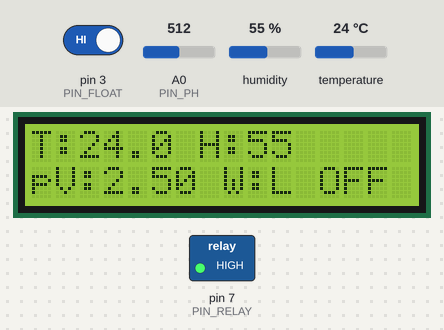
The sketch below on a simulated Arduino Uno, built with avr-gcc and run on an emulated ATmega328P. Shown: 16×2 character LCD, switched loads named in the sketch (green lamp = pin HIGH). Inputs (shaded band) come from the test bench; at power-on: pin 3 (PIN_FLOAT) HIGH, humidity 55 %, A0 (PIN_PH) = 512, temperature 24 °C. EEPROM starts erased; the modem accepts every AT command (registered, SIM ready, sends succeed) and sends nothing else; what the sketch prints to the serial monitor is not drawn.

Above: at 9.5 s.
9.6 s: pin 3 (PIN_FLOAT) driven LOW
At 14.1 s:
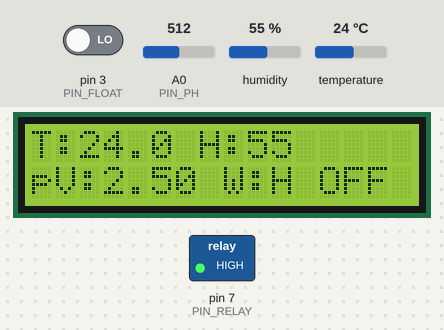
14.4 s: humidity set to 22 %
At 17.4 s:
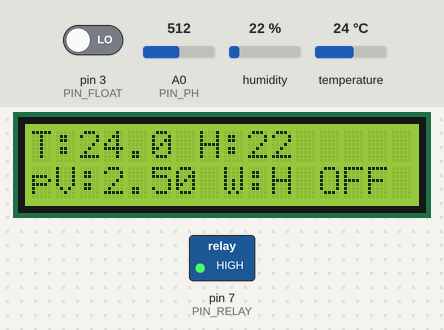
18.4 s: A0 (PIN_PH) set to 716
At 19.9 s:
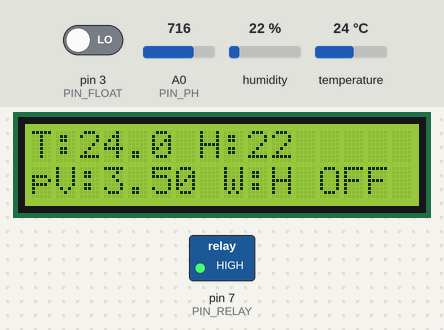
20.4 s: temperature set to 12 °C
At 24.1 s:
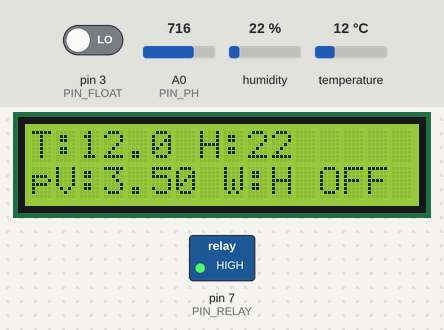
24.4 s: A0 (PIN_PH) set to 900
At 27.5 s:
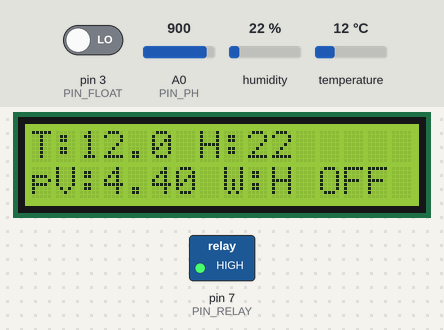
28.4 s: pin 3 (PIN_FLOAT) driven HIGH
At 29.9 s:
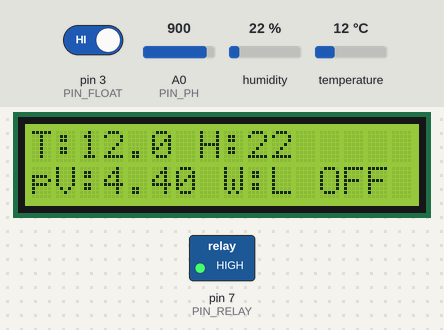
Timing chart, 0 to 31.4 s (numbered marks = the images above; inputs shaded):
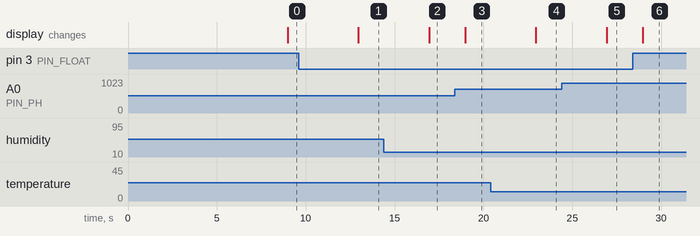

The sketch:

HydroGrow_One_Sketch.ino
```cpp
/* HydroGrow Uno + ESP-01 AT firmware -> LAN gateway -> Supabase/GitHub Pages.
   ONE firmware sketch: Upload this file to ARDUINO UNO only. ESP-01 keeps AT firmware.
   Gateway on PC terminates HTTPS to Supabase. LAN link is plain HTTP: trusted LAN ONLY.
   Do not use port forwarding or expose gateway to the internet.
   Physical pump is DISABLED by default pending water-level and relay verification.

   HydroGrow Arduino Uno + ESP-01 AT firmware LAN prototype.
   Tested logically; hardware-specific pins, UART speed, relay polarity and float
   polarity MUST be verified before enabling the pump.
   Required libraries: DHT (Adafruit), Adafruit Unified Sensor, RTClib,
   LiquidCrystal_I2C with lcd.init().
*/
#include <Wire.h>
#include <SoftwareSerial.h>
#include <EEPROM.h>
#include <DHT.h>
#include <RTClib.h>
#include <LiquidCrystal_I2C.h>
#include <math.h>

// CHANGE THESE FOUR SETTINGS. PC_SERVER must be your COMPUTER's IPv4 on LAN.
const char WIFI_SSID[] = "YOUR_2_4GHZ_WIFI";
const char WIFI_PASS[] = "YOUR_WIFI_PASSWORD";
const char PC_SERVER[] = "192.168.1.52"; // change if PC IP changes
const char API_KEY[] = "CHANGE_ME_TO_LONG_RANDOM_KEY";
const uint16_t SERVER_PORT = 8081; // local HTTPS-forwarding gateway (not old dashboard)

const byte PIN_DHT = 2, PIN_FLOAT = 3, PIN_RELAY = 7, PIN_PH = A0;
const bool RELAY_ACTIVE_LOW = true;
// With INPUT_PULLUP, determine this from real tests of float position.
// Set to HIGH if HIGH means sufficient water, else LOW.
const int FLOAT_WATER_HIGH_LEVEL = LOW;
const bool ENABLE_PUMP_CONTROL = false; // FIRST VERIFY FLOAT, RELAY AND LOW-VOLTAGE LOAD
const bool ENABLE_AUTO_SCHEDULE = false; // test thoroughly before true
const byte SCHEDULE_1_HOUR = 8, SCHEDULE_1_MINUTE = 0;
const byte SCHEDULE_2_HOUR = 17, SCHEDULE_2_MINUTE = 0;
const unsigned long PUMP_DURATION_MS = 20000UL;
const unsigned long MAX_PUMP_RUNTIME_MS = 30000UL;
const unsigned long POLL_INTERVAL_MS = 12000UL;
const unsigned long SENSOR_INTERVAL_MS = 2500UL;
const unsigned long WIFI_RETRY_INTERVAL_MS = 30000UL;

// Do not infer water pH from a single buffer. Two-point calibration required.
const bool PH_CALIBRATED = false;
const float PH_SLOPE = -5.7f; // PLACEHOLDER, ignored until calibrated
const float PH_INTERCEPT = 21.3f; // PLACEHOLDER, ignored until calibrated

SoftwareSerial esp(10, 11); // RX, TX. Arduino D11 -> logic shifter -> ESP RX
DHT dht(PIN_DHT, DHT11);
RTC_DS3231 rtc;
LiquidCrystal_I2C lcd(0x27, 16, 2);
bool rtcOk=false, wifiOk=false, pumpOn=false, manualMode=false;
float temperature=NAN, humidity=NAN, phVolts=0, phValue=NAN;
int levelRaw=HIGH;
unsigned long lastSensor=0, lastPoll=0, lastWifiTry=0, pumpStarted=0;
unsigned long lastDisplay=0;
long lastCommandSequence=-1;
unsigned long ackId=0;
const char* ackStatus="none";
// Stores most recently executed daily schedule in EEPROM to prevent duplicate
// dosing/watering after restart. Two cells: date integer YYYYMMDD.
struct DailyMemory { uint32_t marker; uint32_t date1; uint32_t date2; };
DailyMemory memoryData;
const uint32_t EEPROM_MARKER=0x48594452UL;

void drivePump(bool enabled) {
  digitalWrite(PIN_RELAY, enabled ? (RELAY_ACTIVE_LOW ? LOW : HIGH) : (RELAY_ACTIVE_LOW ? HIGH : LOW));
  pumpOn=enabled;
  if(enabled) pumpStarted=millis();
}
bool waterHigh() { return levelRaw == FLOAT_WATER_HIGH_LEVEL; }
void readSensors() {
  temperature=dht.readTemperature();
  humidity=dht.readHumidity();
  long raw=0;
  for(byte i=0;i<10;i++) raw += analogRead(PIN_PH);
  phVolts=(raw/10.0f)*5.0f/1023.0f;
  phValue=PH_CALIBRATED ? (PH_SLOPE*phVolts+PH_INTERCEPT) : NAN;
  levelRaw=digitalRead(PIN_FLOAT);
  if (!waterHigh() && pumpOn) { drivePump(false); Serial.println(F("SAFETY: LOW WATER -> PUMP OFF")); }
}
void printSensor() {
  Serial.print(F("T=")); Serial.print(temperature);
  Serial.print(F(" H=")); Serial.print(humidity);
  Serial.print(F(" pH_V=")); Serial.print(phVolts,3);
  Serial.print(F(" water=")); Serial.print(waterHigh()?F("HIGH"):F("LOW"));
  Serial.print(F(" pump=")); Serial.println(pumpOn?F("ON"):F("OFF"));
}
void updateLCD() {
  lcd.setCursor(0,0);
  lcd.print(F("T:")); if(isnan(temperature)) lcd.print(F("ERR ")); else {lcd.print(temperature,1);lcd.print(F(" "));}
  lcd.print(F("H:")); if(isnan(humidity)) lcd.print(F("ERR")); else lcd.print(humidity,0);
  lcd.print(F("    "));
  lcd.setCursor(0,1);
  lcd.print(F("pV:")); lcd.print(phVolts,2);
  lcd.print(waterHigh()?F(" W:H"):F(" W:L"));
  lcd.print(pumpOn?F(" ON "):F(" OFF"));
}
void receiveDrain() { while(esp.available()) esp.read(); }
bool waitToken(const char *needle, unsigned long timeout) {
  const byte n=strlen(needle); byte matched=0;
  unsigned long start=millis();
  while(millis()-start<timeout) {
    while(esp.available()) {
      char c=esp.read();
      if(c==needle[matched]) { matched++; if(matched==n) return true; }
      else matched=(c==needle[0])?1:0;
    }
  }
  return false;
}
bool at(const __FlashStringHelper *command, const char* expect, unsigned long timeout) {
  receiveDrain(); esp.println(command); return waitToken(expect,timeout);
}
bool connectWifi() {
  Serial.println(F("ESP-01 checking AT firmware..."));
  if(!at(F("AT"),"OK",1500)) { Serial.println(F("AT no response. Check 9600 baud, supply, TX/RX."));return false; }
  at(F("ATE0"),"OK",1500);
  if(!at(F("AT+CWMODE=1"),"OK",2000)) return false;
  if(!at(F("AT+CIPMUX=0"),"OK",2000)) return false;
  receiveDrain();
  esp.print(F("AT+CWJAP=\""));esp.print(WIFI_SSID);esp.print(F("\",\""));esp.print(WIFI_PASS);esp.println(F("\""));
  if(!waitToken("OK",18000)) {Serial.println(F("Wi-Fi join failed"));return false;}
  Serial.println(F("ESP-01 joined Wi-Fi")); return true;
}
// HTTP GET over ESP-AT TCP. Verify HTTP status before accepting payload.
// The outgoing request is streamed to save Arduino Uno SRAM.
bool httpGet(const char* path, char* out, byte maxLen) {
  if(maxLen == 0) return false;
  out[0]='\0';
  receiveDrain();
  Serial.println(F("HTTP: opening TCP..."));
  esp.print(F("AT+CIPSTART=\"TCP\",\"")); esp.print(PC_SERVER);
  esp.print(F("\",")); esp.println(SERVER_PORT);
  // CIPSTART generally returns both CONNECT and OK. Consume through OK.
  if (!waitToken("OK", 6500)) {
    Serial.println(F("HTTP ERROR: TCP connect failed"));
    esp.println(F("AT+CIPCLOSE"));
    return false;
  }
  receiveDrain();
  // Length is exact; the longest telemetry URL would overflow the old 215-byte buffer.
  const char* prefix="GET ";
  const char* middle=" HTTP/1.0\r\nHost: ";
  const char* suffix="\r\nConnection: close\r\n\r\n";
  unsigned int reqLen=strlen(prefix)+strlen(path)+strlen(middle)+strlen(PC_SERVER)+strlen(suffix);
  esp.print(F("AT+CIPSEND=")); esp.println(reqLen);
  if(!waitToken(">", 3500)) {
    Serial.println(F("HTTP ERROR: no CIPSEND prompt"));
    esp.println(F("AT+CIPCLOSE"));
    return false;
  }
  esp.print(prefix); esp.print(path); esp.print(middle);
  esp.print(PC_SERVER); esp.print(suffix);

  // ESP-AT wraps the HTTP response in +IPD,...; parse the HTTP status and body.
  const char startPrefix[]="HTTP/1.";
  byte prefixPos=0, headerPos=0, statusPos=0, bodyPos=0;
  char statusLine[42]; statusLine[0]='\0';
  bool readingStatus=false, statusDone=false, headersDone=false, bodyDone=false;
  bool got200=false;
  unsigned long started=millis();
  while(millis()-started<8500 && !bodyDone) {
    while(esp.available()) {
      char c=(char)esp.read();
      if(!statusDone) {
        if(!readingStatus) {
          if(c==startPrefix[prefixPos]) {
            prefixPos++;
            if(prefixPos==strlen(startPrefix)) {
              readingStatus=true;
              memcpy(statusLine,startPrefix,prefixPos);
              statusPos=prefixPos;
            }
          } else prefixPos=(c==startPrefix[0])?1:0;
        } else {
          if(c=='\r'||c=='\n') {
            statusLine[statusPos]='\0';
            // expected 'HTTP/1.0 200 OK' or 'HTTP/1.1 200 OK'
            // Check code at fixed positions after 'HTTP/1.x ' (index 9).
            got200=(statusPos>=12 && statusLine[9]=='2' && statusLine[10]=='0' && statusLine[11]=='0');
            if(!got200) {
              Serial.print(F("HTTP server status: ")); Serial.println(statusLine);
            }
            statusDone=true;
            headerPos=(c=='\r')?1:0;
          } else if(statusPos<sizeof(statusLine)-1) statusLine[statusPos++]=c;
        }
      } else if(!headersDone) {
        const char marker[]="\r\n\r\n";
        if(c==marker[headerPos]) {
          headerPos++;
          if(headerPos==4) {headersDone=true;headerPos=0;}
        } else headerPos=(c=='\r')?1:0;
      } else {
        if(c=='\r'||c=='\n') {
          if(bodyPos>0) bodyDone=true;
        } else if(bodyPos<maxLen-1) {
          out[bodyPos++]=c;
        }
      }
      if(bodyDone) break;
    }
  }
  out[bodyPos]='\0';
  esp.println(F("AT+CIPCLOSE"));
  if(!statusDone) Serial.println(F("HTTP ERROR: no HTTP status received"));
  else if(!headersDone) Serial.println(F("HTTP ERROR: incomplete headers"));
  else if(bodyPos==0) Serial.println(F("HTTP ERROR: empty body"));
  return statusDone && got200 && headersDone && bodyPos>0;
}
void checkCommand() {
  char path[120];
  snprintf(path,sizeof(path),"/api/command?key=%s",API_KEY);
  char response[46];
  Serial.println(F("Checking command..."));
  if(!httpGet(path,response,sizeof(response))) {
    Serial.println(F("Command request FAILED"));
    wifiOk=false;
    return;
  }
  Serial.print(F("Command response: ")); Serial.println(response);
  char *sep=strchr(response,'|'); if(!sep) return;
  *sep='\0'; long seq=atol(response);
  if(seq<=0 || seq==lastCommandSequence) return;
  lastCommandSequence=seq;
  ackId=(unsigned long)seq;
  ackStatus="blocked";
  const char *command=sep+1;
  if(strcmp(command,"OFF")==0) {manualMode=true;drivePump(false);ackStatus="executed";Serial.println(F("Remote: OFF"));}
  else if(strcmp(command,"ON")==0) {
    manualMode=true;
    if(ENABLE_PUMP_CONTROL && waterHigh()) {drivePump(true);ackStatus="executed";Serial.println(F("Remote: ON (30s max)"));}
    else {drivePump(false);Serial.println(F("Remote ON BLOCKED: PUMP DISABLED OR LOW WATER"));}
  } else if(strcmp(command,"AUTO")==0) {manualMode=false;drivePump(false);ackStatus="executed";Serial.println(F("Remote: AUTO (schedule disabled by default)"));}
}
void sendState() {
  char path[235], t[12], h[12], pv[12], ph[12];
  // AVR snprintf does not support %f; dtostrf converts floats safely.
  if(isnan(temperature)) strcpy(t,"nan"); else dtostrf(temperature,1,1,t);
  if(isnan(humidity)) strcpy(h,"nan"); else dtostrf(humidity,1,1,h);
  dtostrf(phVolts,1,3,pv);
  if(isnan(phValue)) strcpy(ph,"nan"); else dtostrf(phValue,1,2,ph);
  snprintf(path,sizeof(path),"/api/upload?key=%s&t=%s&h=%s&v=%s&ph=%s&water=%d&pump=%d&manual=%d&ack=%lu&status=%s",API_KEY,t,h,pv,ph,waterHigh()?1:0,pumpOn?1:0,manualMode?1:0,ackId,ackStatus);
  char reply[12];
  Serial.println(F("Uploading sensor data..."));
  if(httpGet(path,reply,sizeof(reply))) {
    Serial.print(F("Server reply: ")); Serial.println(reply);
    if(strcmp(reply,"OK")!=0) {Serial.println(F("Unexpected upload reply")); wifiOk=false;}
  } else {
    Serial.println(F("HTTP UPLOAD FAILED"));
    wifiOk=false;
  }
}
uint32_t todayKey(const DateTime &n) {return (uint32_t)n.year()*10000UL+(uint32_t)n.month()*100UL+n.day();}
void autoSchedule() {
  if(!ENABLE_AUTO_SCHEDULE || !rtcOk || manualMode || !waterHigh() || pumpOn) return;
  DateTime now=rtc.now();
  uint32_t today=todayKey(now);
  byte slot=0;
  if(now.hour()==SCHEDULE_1_HOUR && now.minute()==SCHEDULE_1_MINUTE && memoryData.date1!=today)slot=1;
  if(now.hour()==SCHEDULE_2_HOUR && now.minute()==SCHEDULE_2_MINUTE && memoryData.date2!=today)slot=2;
  if(slot) {
    if(slot==1) memoryData.date1=today; else memoryData.date2=today;
    EEPROM.put(0,memoryData); // once per schedule/day; no reboot duplicates
    drivePump(true);
    Serial.println(F("AUTO schedule started"));
  }
}
void setup() {
  pinMode(PIN_RELAY, OUTPUT);
  digitalWrite(PIN_RELAY,RELAY_ACTIVE_LOW?HIGH:LOW); // relay off before initialization
  pinMode(PIN_FLOAT, INPUT_PULLUP);
  Serial.begin(9600);
  esp.begin(9600); // ESP-01 AT firmware must be at 9600 baud
  Wire.begin(); dht.begin(); lcd.init();lcd.backlight();
  lcd.print(F("HydroGrow boot"));
  rtcOk=rtc.begin();
  if(rtcOk && rtc.lostPower()) {rtc.adjust(DateTime(F(__DATE__),F(__TIME__)));Serial.println(F("RTC lost power: VERIFY LOCAL TIME"));}
  EEPROM.get(0,memoryData);
  if(memoryData.marker!=EEPROM_MARKER) {
    memoryData.marker=EEPROM_MARKER;memoryData.date1=0;memoryData.date2=0;
    EEPROM.put(0,memoryData);
  }
  readSensors();drivePump(false);
  Serial.print(F("Server: "));Serial.print(PC_SERVER);Serial.print(F(":"));Serial.println(SERVER_PORT);
  wifiOk=connectWifi();lastWifiTry=millis();
  lastPoll=millis()-POLL_INTERVAL_MS;
}
void loop() {
  unsigned long now=millis();
  if(now-lastSensor>=SENSOR_INTERVAL_MS) {lastSensor=now;readSensors();printSensor();}
  if(now-lastDisplay>=2000) {lastDisplay=now;updateLCD();}
  if(pumpOn && (!waterHigh() || now-pumpStarted>=MAX_PUMP_RUNTIME_MS || (!manualMode && now-pumpStarted>=PUMP_DURATION_MS))) {
    drivePump(false);Serial.println(F("Pump off: safety/timeout"));
  }
  autoSchedule();
  if(!wifiOk && now-lastWifiTry>WIFI_RETRY_INTERVAL_MS) {lastWifiTry=now;wifiOk=connectWifi();}
  if(wifiOk && now-lastPoll>=POLL_INTERVAL_MS) {
    lastPoll=now;
    checkCommand();
    if(wifiOk) sendState();
  }
}
```

Measured:
- after the input at 9.6 s, the display: changes after 3.3 s (image 1)
- after the input at 14.4 s, the display: changes after 2.5 s (image 2)
- after the input at 18.4 s, the display: changes after 0.57 s (image 3)
- after the input at 20.4 s, the display: changes after 2.5 s (image 4)
- after the input at 24.4 s, the display: changes after 2.5 s (image 5)
- after the input at 28.4 s, the display: changes after 0.57 s (image 6)
